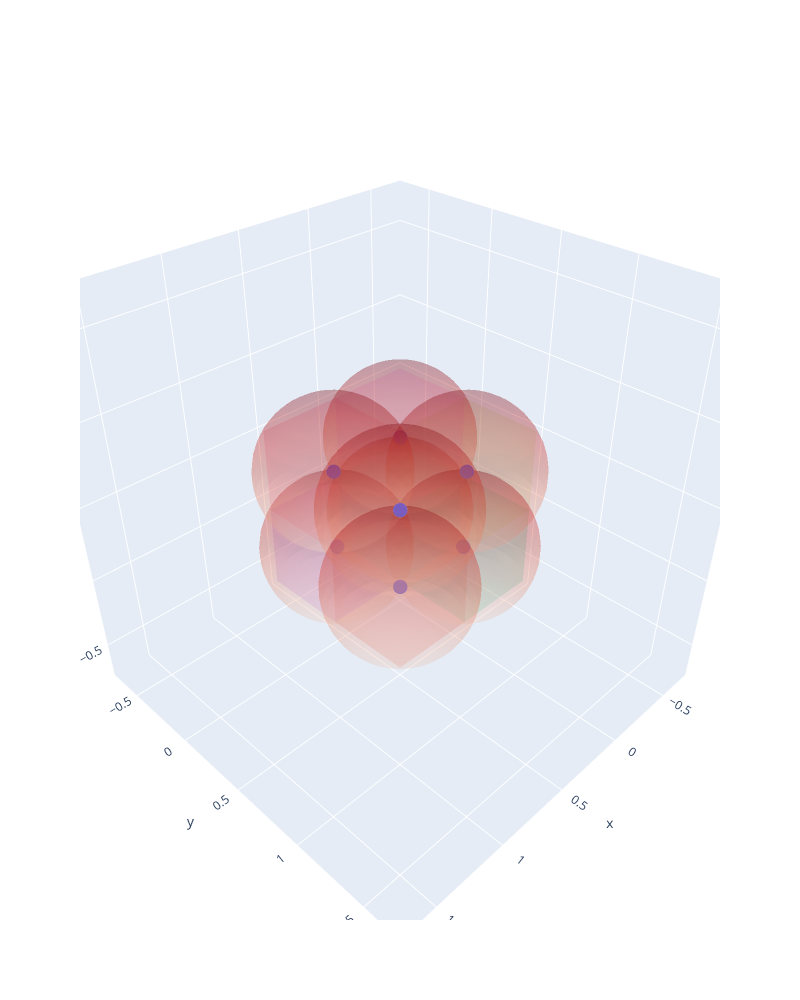

The code cell stored with this chart in its notebook:
### Code cell
##### PLOT VORONOI WITH FURTHEST POINTS ##### -> Equally distributed points
np.random.seed(2023)
importlib.reload(utilities_voronoi)

# Sample set of points (replace with your own)
original_points = np.array([[0.25,0.25,0.25], [0.25,0.25,0.75], [0.25,0.75,0.75],[0.25,0.75,0.25],
                             [0.75,0.25,0.25],[0.75,0.25,0.75],[0.75,0.75,0.75],[0.75,0.75,0.25]])

## Generate vertices for a hypercube (n-dimensional cube) defined by the given interval
intervals = [(0, 1), (0, 1),(0,1)]
vertices = utilities_voronoi.generate_hypercube_vertices(intervals)
## Define the coordinates of the square's vertices
#square_vertices = np.array([[0, 0], [0, 1], [1, 1], [1, 0],[0,0]]) NECCESARY?

## Compute original Voronoi diagram
vor = Voronoi(original_points)

## Compute symmetric points
#all_points = add_symmetric_points(vor,vertices,intervals)

all_points, _ = utilities_voronoi.add_symmetric_points(vor,vertices,intervals)
## Compute Voronoi diagram
vor = Voronoi(all_points)

## Generate random radios for the points
## la distancia del centro a uno de los vertices es sqrt(3)*l/2 donde l es la longitud de la arista
epsilon = 1e-6
radios = np.ones(len(original_points))*(np.sqrt(3)*0.5)/2-epsilon
## Generate random 1 or -1 as the sign
derivative_sign = np.random.choice([-1,1],len(original_points))

## Plot Voronoi diagram
utilities_voronoi.plot_finite_voronoi_3D(vor,all_points,original_points,radios,vertices,plot_symmetric_points=False)

## Check if the space is filled
space_filled,distances = utilities_voronoi.check_space_filled(vor,radios,vertices)
print(space_filled)

### Figure 1 — Plotly figure (JSON) as saved in the notebook; plotly's stock layout.template omitted (floating-point values rounded to 4 significant figures; data arrays with more than 128 entries replaced by an {"elided": "..."} marker saying what was removed)
{"data": [{"marker": {"size": 5}, "mode": "markers", "type": "scatter3d", "x": [0.25, 0.25, 0.25, 0.25, 0.75, 0.75, 0.75, 0.75], "y": [0.25, 0.25, 0.75, 0.75, 0.25, 0.25, 0.75, 0.75], "z": [0.25, 0.75, 0.75, 0.25, 0.25, 0.75, 0.75, 0.25]}, {"alphahull": 0, "colorscale": [[0, "#440154"], [0.1111, "#482878"], [0.2222, "#3e4989"], [0.3333, "#31688e"], [0.4444, "#26828e"], [0.5556, "#1f9e89"], [0.6667, "#35b779"], [0.7778, "#6ece58"], [0.8889, "#b5de2b"], [1, "#fde725"]], "opacity": 0.1, "type": "mesh3d", "x": [1, 0.5, 0.5, 1, 1, 1, 0.5, 0.5], "y": [1, 0.5, 1, 0.5, 0.5, 1, 0.5, 1], "z": [0, 0, 0, 0, 0.5, 0.5, 0.5, 0.5]}, {"alphahull": 0, "colorscale": [[0, "#440154"], [0.1111, "#482878"], [0.2222, "#3e4989"], [0.3333, "#31688e"], [0.4444, "#26828e"], [0.5556, "#1f9e89"], [0.6667, "#35b779"], [0.7778, "#6ece58"], [0.8889, "#b5de2b"], [1, "#fde725"]], "opacity": 0.1, "type": "mesh3d", "x": [0, 0, 0, 0, 0.5, 0.5, 0.5, 0.5], "y": [1, 0.5, 0.5, 1, 0.5, 1, 0.5, 1], "z": [0, 0, 0.5, 0.5, 0, 0, 0.5, 0.5]}, {"alphahull": 0, "colorscale": [[0, "#440154"], [0.1111, "#482878"], [0.2222, "#3e4989"], [0.3333, "#31688e"], [0.4444, "#26828e"], [0.5556, "#1f9e89"], [0.6667, "#35b779"], [0.7778, "#6ece58"], [0.8889, "#b5de2b"], [1, "#fde725"]], "opacity": 0.1, "type": "mesh3d", "x": [1, 1, 0.5, 0.5, 0.5, 1, 1, 0.5], "y": [0, 0, 0, 0, 0.5, 0.5, 0.5, 0.5], "z": [0, 0.5, 0, 0.5, 0, 0, 0.5, 0.5]}, {"alphahull": 0, "colorscale": [[0, "#440154"], [0.1111, "#482878"], [0.2222, "#3e4989"], [0.3333, "#31688e"], [0.4444, "#26828e"], [0.5556, "#1f9e89"], [0.6667, "#35b779"], [0.7778, "#6ece58"], [0.8889, "#b5de2b"], [1, "#fde725"]], "opacity": 0.1, "type": "mesh3d", "x": [1, 0.5, 0.5, 1, 1, 1, 0.5, 0.5], "y": [1, 0.5, 1, 0.5, 0.5, 1, 0.5, 1], "z": [1, 1, 1, 1, 0.5, 0.5, 0.5, 0.5]}, {"alphahull": 0, "colorscale": [[0, "#440154"], [0.1111, "#482878"], [0.2222, "#3e4989"], [0.3333, "#31688e"], [0.4444, "#26828e"], [0.5556, "#1f9e89"], [0.6667, "#35b779"], [0.7778, "#6ece58"], [0.8889, "#b5de2b"], [1, "#fde725"]], "opacity": 0.1, "type": "mesh3d", "x": [0, 0.5, 0.5, 0, 0, 0, 0.5, 0.5], "y": [0, 0, 0, 0, 0.5, 0.5, 0.5, 0.5], "z": [0, 0, 0.5, 0.5, 0, 0.5, 0, 0.5]}, {"alphahull": 0, "colorscale": [[0, "#440154"], [0.1111, "#482878"], [0.2222, "#3e4989"], [0.3333, "#31688e"], [0.4444, "#26828e"], [0.5556, "#1f9e89"], [0.6667, "#35b779"], [0.7778, "#6ece58"], [0.8889, "#b5de2b"], [1, "#fde725"]], "opacity": 0.1, "type": "mesh3d", "x": [1, 1, 0.5, 0.5, 0.5, 1, 1, 0.5], "y": [0, 0, 0, 0, 0.5, 0.5, 0.5, 0.5], "z": [1, 0.5, 1, 0.5, 1, 1, 0.5, 0.5]}, {"alphahull": 0, "colorscale": [[0, "#440154"], [0.1111, "#482878"], [0.2222, "#3e4989"], [0.3333, "#31688e"], [0.4444, "#26828e"], [0.5556, "#1f9e89"], [0.6667, "#35b779"], [0.7778, "#6ece58"], [0.8889, "#b5de2b"], [1, "#fde725"]], "opacity": 0.1, "type": "mesh3d", "x": [0, 0, 0, 0, 0.5, 0.5, 0.5, 0.5], "y": [1, 0.5, 0.5, 1, 0.5, 1, 0.5, 1], "z": [1, 1, 0.5, 0.5, 1, 1, 0.5, 0.5]}, {"alphahull": 0, "colorscale": [[0, "#440154"], [0.1111, "#482878"], [0.2222, "#3e4989"], [0.3333, "#31688e"], [0.4444, "#26828e"], [0.5556, "#1f9e89"], [0.6667, "#35b779"], [0.7778, "#6ece58"], [0.8889, "#b5de2b"], [1, "#fde725"]], "opacity": 0.1, "type": "mesh3d", "x": [0, 0.5, 0.5, 0, 0, 0, 0.5, 0.5], "y": [0, 0, 0, 0, 0.5, 0.5, 0.5, 0.5], "z": [1, 1, 0.5, 0.5, 1, 0.5, 1, 0.5]}, {"colorscale": [[0, "rgb(255,245,240)"], [0.125, "rgb(254,224,210)"], [0.25, "rgb(252,187,161)"], [0.375, "rgb(252,146,114)"], [0.5, "rgb(251,106,74)"], [0.625, "rgb(239,59,44)"], [0.75, "rgb(203,24,29)"], [0.875, "rgb(165,15,21)"], [1, "rgb(103,0,13)"]], "opacity": 0.2, "showscale": false, "type": "surface", "x": {"elided": "40x20 float values"}, "y": {"elided": "40x20 float values"}, "z": {"elided": "40x20 float values"}}, {"colorscale": [[0, "rgb(255,245,240)"], [0.125, "rgb(254,224,210)"], [0.25, "rgb(252,187,161)"], [0.375, "rgb(252,146,114)"], [0.5, "rgb(251,106,74)"], [0.625, "rgb(239,59,44)"], [0.75, "rgb(203,24,29)"], [0.875, "rgb(165,15,21)"], [1, "rgb(103,0,13)"]], "opacity": 0.2, "showscale": false, "type": "surface", "x": {"elided": "40x20 float values"}, "y": {"elided": "40x20 float values"}, "z": {"elided": "40x20 float values"}}, {"colorscale": [[0, "rgb(255,245,240)"], [0.125, "rgb(254,224,210)"], [0.25, "rgb(252,187,161)"], [0.375, "rgb(252,146,114)"], [0.5, "rgb(251,106,74)"], [0.625, "rgb(239,59,44)"], [0.75, "rgb(203,24,29)"], [0.875, "rgb(165,15,21)"], [1, "rgb(103,0,13)"]], "opacity": 0.2, "showscale": false, "type": "surface", "x": {"elided": "40x20 float values"}, "y": {"elided": "40x20 float values"}, "z": {"elided": "40x20 float values"}}, {"colorscale": [[0, "rgb(255,245,240)"], [0.125, "rgb(254,224,210)"], [0.25, "rgb(252,187,161)"], [0.375, "rgb(252,146,114)"], [0.5, "rgb(251,106,74)"], [0.625, "rgb(239,59,44)"], [0.75, "rgb(203,24,29)"], [0.875, "rgb(165,15,21)"], [1, "rgb(103,0,13)"]], "opacity": 0.2, "showscale": false, "type": "surface", "x": {"elided": "40x20 float values"}, "y": {"elided": "40x20 float values"}, "z": {"elided": "40x20 float values"}}, {"colorscale": [[0, "rgb(255,245,240)"], [0.125, "rgb(254,224,210)"], [0.25, "rgb(252,187,161)"], [0.375, "rgb(252,146,114)"], [0.5, "rgb(251,106,74)"], [0.625, "rgb(239,59,44)"], [0.75, "rgb(203,24,29)"], [0.875, "rgb(165,15,21)"], [1, "rgb(103,0,13)"]], "opacity": 0.2, "showscale": false, "type": "surface", "x": {"elided": "40x20 float values"}, "y": {"elided": "40x20 float values"}, "z": {"elided": "40x20 float values"}}, {"colorscale": [[0, "rgb(255,245,240)"], [0.125, "rgb(254,224,210)"], [0.25, "rgb(252,187,161)"], [0.375, "rgb(252,146,114)"], [0.5, "rgb(251,106,74)"], [0.625, "rgb(239,59,44)"], [0.75, "rgb(203,24,29)"], [0.875, "rgb(165,15,21)"], [1, "rgb(103,0,13)"]], "opacity": 0.2, "showscale": false, "type": "surface", "x": {"elided": "40x20 float values"}, "y": {"elided": "40x20 float values"}, "z": {"elided": "40x20 float values"}}, {"colorscale": [[0, "rgb(255,245,240)"], [0.125, "rgb(254,224,210)"], [0.25, "rgb(252,187,161)"], [0.375, "rgb(252,146,114)"], [0.5, "rgb(251,106,74)"], [0.625, "rgb(239,59,44)"], [0.75, "rgb(203,24,29)"], [0.875, "rgb(165,15,21)"], [1, "rgb(103,0,13)"]], "opacity": 0.2, "showscale": false, "type": "surface", "x": {"elided": "40x20 float values"}, "y": {"elided": "40x20 float values"}, "z": {"elided": "40x20 float values"}}, {"colorscale": [[0, "rgb(255,245,240)"], [0.125, "rgb(254,224,210)"], [0.25, "rgb(252,187,161)"], [0.375, "rgb(252,146,114)"], [0.5, "rgb(251,106,74)"], [0.625, "rgb(239,59,44)"], [0.75, "rgb(203,24,29)"], [0.875, "rgb(165,15,21)"], [1, "rgb(103,0,13)"]], "opacity": 0.2, "showscale": false, "type": "surface", "x": {"elided": "40x20 float values"}, "y": {"elided": "40x20 float values"}, "z": {"elided": "40x20 float values"}}], "layout": {"height": 1000, "scene": {"aspectmode": "cube", "xaxis": {"range": [-0.75, 1.75]}, "yaxis": {"range": [-0.75, 1.75]}, "zaxis": {"range": [-0.75, 1.75]}}, "width": 800}}
